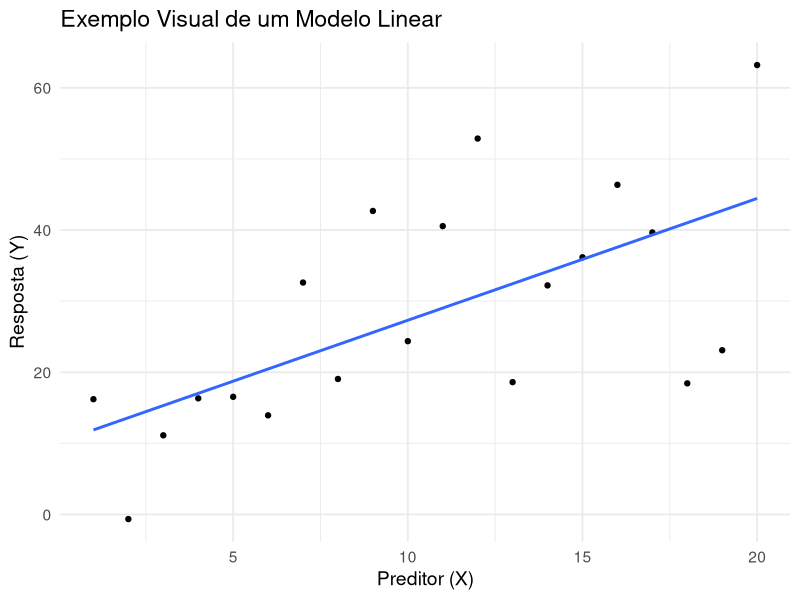
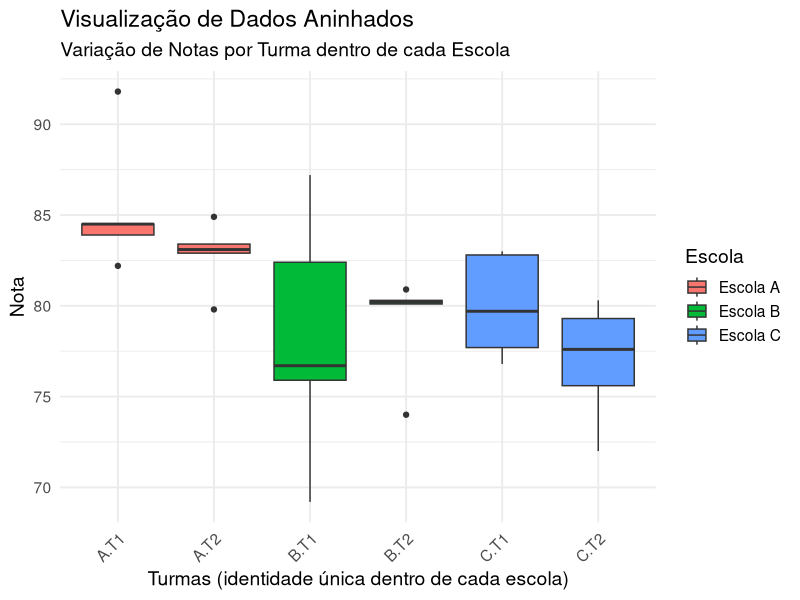
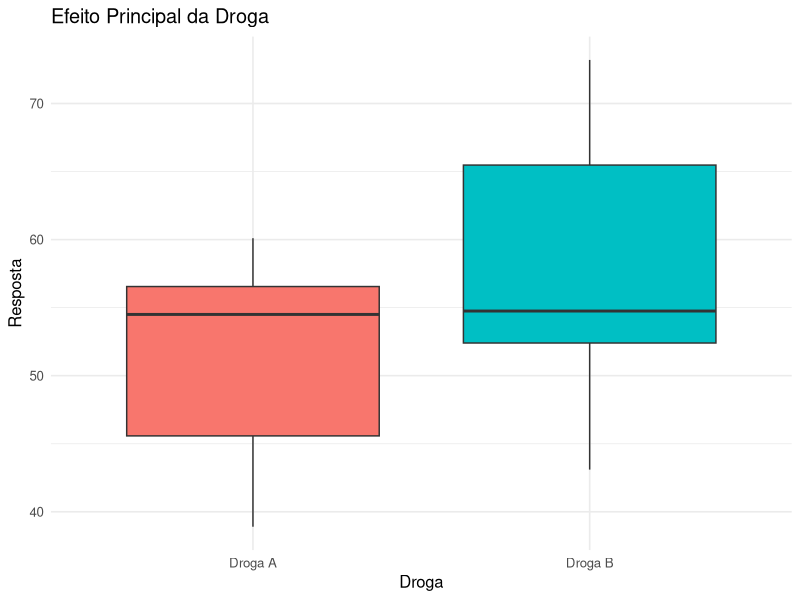
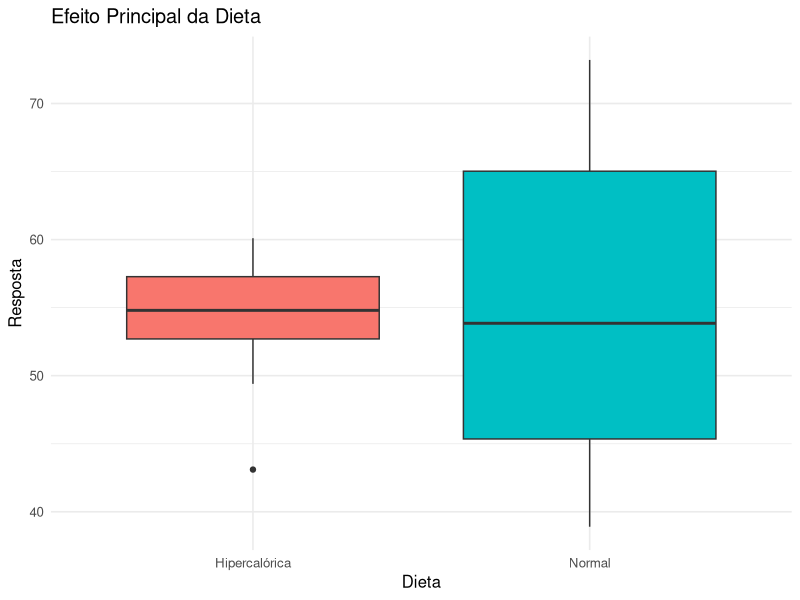
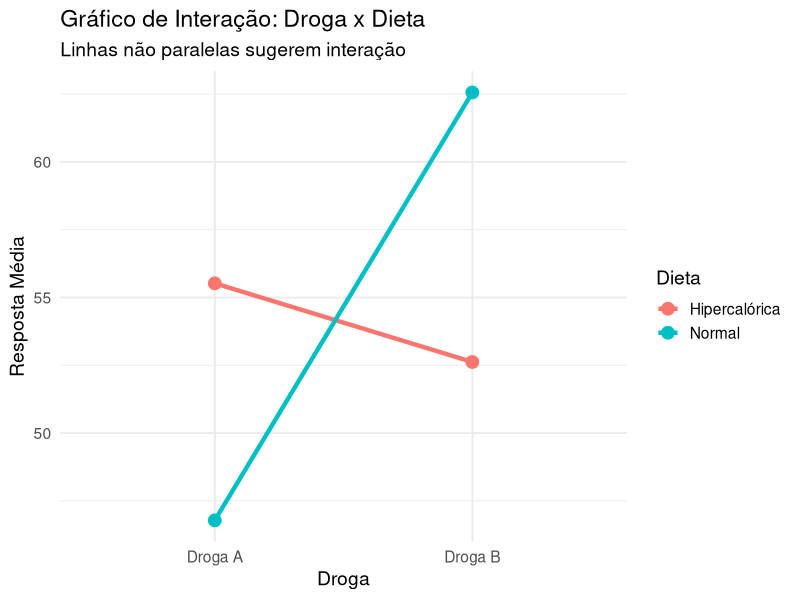
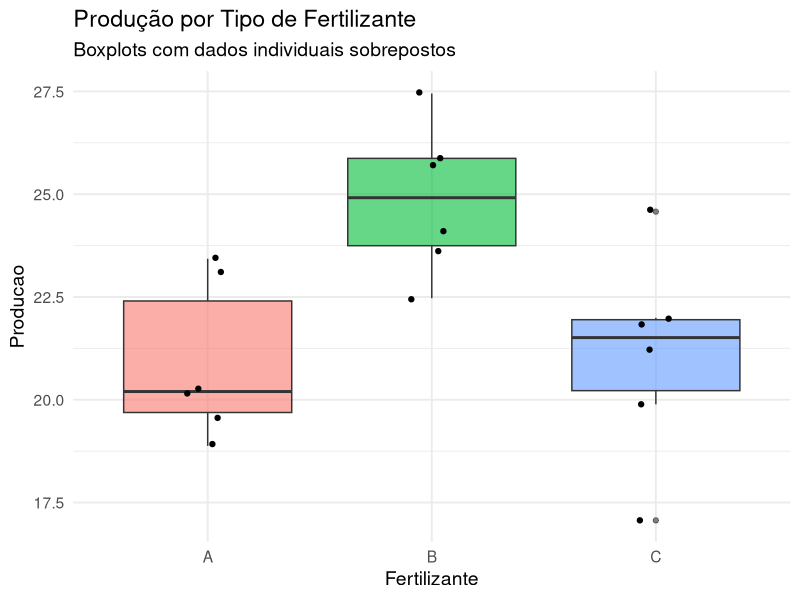

The R source for these figures, in order:
## ---- chunk 1
# Opções globais do Knitr
options(html.tag.transform.rmarkdown = function(x) x)
knitr::opts_chunk$set(echo = TRUE, fig.align = 'center', message = FALSE, warning = FALSE, fig.width=8, fig.height=4.5)

# Carregar pacotes necessários
library(ggplot2)
library(dplyr)
library(MASS) # Para a função ginv()
library(DiagrammeR)
## ---- chunk 2
set.seed(42)
x <- 1:20
y <- 2.5 * x + rnorm(20, 0, 10)
qplot(x, y, geom = c("point", "smooth"), method = "lm", se = FALSE) + 
  theme_minimal(base_size = 14) + labs(title="Exemplo Visual de um Modelo Linear", x="Preditor (X)", y="Resposta (Y)")
## ---- chunk 3
set.seed(321)
dados_aninhados <- data.frame(
  Escola = factor(rep(c("Escola A", "Escola B", "Escola C"), each = 10)),
  # A Turma 'T1' da Escola A é diferente da Turma 'T1' da Escola B
  Turma = factor(rep(c("A.T1", "A.T2", "B.T1", "B.T2", "C.T1", "C.T2"), each = 5)),
  Nota = round(c(rnorm(5, 85, 4), rnorm(5, 82, 4), # Turmas da Escola A
                 rnorm(5, 75, 5), rnorm(5, 78, 5), # Turmas da Escola B
                 rnorm(5, 80, 3), rnorm(5, 79, 3)), 1) # Turmas da Escola C
)
## ---- chunk 4
ggplot(dados_aninhados, aes(x = Turma, y = Nota, fill = Escola)) +
  geom_boxplot() +labs(title = "Visualização de Dados Aninhados",
       subtitle = "Variação de Notas por Turma dentro de cada Escola",
       x = "Turmas (identidade única dentro de cada escola)",
       y = "Nota") + theme_minimal(base_size = 14) +
  theme(axis.text.x = element_text(angle = 45, hjust = 1))
## ---- chunk 5
set.seed(456)
dados_cruzados <- data.frame(
  Droga = factor(rep(c("Droga A", "Droga B"), each = 10)),
  Dieta = factor(rep(c("Normal", "Hipercalórica"), times = 2, each = 5)),
  Resposta = round(c(rnorm(5, 50, 8), rnorm(5, 52, 8), # Droga A
                     rnorm(5, 60, 8), rnorm(5, 40, 8)), 1) # Droga B
)
## ---- chunk 6
ggplot(dados_cruzados, aes(x = Droga, y = Resposta, fill = Droga)) +
  geom_boxplot() + labs(title = "Efeito Principal da Droga") +
  theme_minimal(base_size = 12) + theme(legend.position = "none")
## ---- chunk 7
ggplot(dados_cruzados, aes(x = Dieta, y = Resposta, fill = Dieta)) +
  geom_boxplot() + labs(title = "Efeito Principal da Dieta") +
  theme_minimal(base_size = 12) + theme(legend.position = "none")
## ---- chunk 8
ggplot(dados_cruzados, aes(x = Droga, y = Resposta, color = Dieta, group = Dieta)) +
  stat_summary(fun = mean, geom = "point", size = 4) +
  stat_summary(fun = mean, geom = "line", linewidth = 1.5) +
  labs(title = "Gráfico de Interação: Droga x Dieta",
       subtitle = "Linhas não paralelas sugerem interação",
       y = "Resposta Média") + theme_minimal(base_size = 14)
## ---- chunk 9
grViz("digraph { node[shape=circle]; edge[arrowhead=none]; B -> A }")
## ---- chunk 10
grViz("digraph { node[shape=circle]; edge[arrowhead=none]; E -> {A B} -> M }")
## ---- chunk 11
grViz("
digraph hierarchy {
  rankdir=TB;
  node [shape=circle, style=filled, fillcolor=lightblue];
  edge [arrowhead=none];
  B -> A;
}
")
## ---- chunk 12
grViz("
digraph factorial {
  rankdir=TB;
  node [shape=circle, style=filled, fillcolor=lightblue];
  edge [arrowhead=none];
  
  # Nós
  mu [label='μ']
  epsilon [label='ε']

  # Relações
  epsilon -> {A, B} -> mu;
}
")
## ---- chunk 13
grViz("
digraph rcbd {
  node [shape=box, style=rounded]
  edge [arrowhead=none]
  
  # Nós
  mu [label='μ']
  bloco [label='Bloco']
  trat [label='Tratamento']
  epsilon [label='ε \n(Bloco:Tratamento)', shape=ellipse]

  # Relações
  epsilon -> {bloco, trat} -> mu
}
")
## ---- chunk 14
grViz("
digraph confounded {
  node [shape=circle, style=filled, fillcolor=lightcoral]
  edge [arrowhead=none]
  
  # Nós confundidos em um só
  conf [label='(Professor, Método)']
  
  # Relações
  epsilon -> conf -> mu
  
  # Rótulos
  mu [label = 'μ']; epsilon [label = 'ε']
}
")
## ---- chunk 15
set.seed(123)
dados_fert <- data.frame(
  Fertilizante = factor(rep(c("A", "B", "C"), each = 6)),
  Producao = c(rnorm(6, mean = 20, sd = 2), rnorm(6, mean = 25, sd = 2), rnorm(6, mean = 21, sd = 2))
)

# Visualização completa: pontos de dados + boxplot
p <- ggplot(dados_fert, aes(x = Fertilizante, y = Producao, fill = Fertilizante)) +
  geom_boxplot(alpha = 0.6) +
  geom_jitter(width = 0.1, color = "black") + # Adiciona os pontos de dados
  labs(title = "Produção por Tipo de Fertilizante",
       subtitle = "Boxplots com dados individuais sobrepostos") +
  theme_minimal(base_size = 14) +
  theme(legend.position = "none")
## ---- chunk 16
p
## ---- chunk 17
modelo_fert <- lm(Producao ~ Fertilizante, data = dados_fert); tabela_anova <- anova(modelo_fert)
print(tabela_anova)
